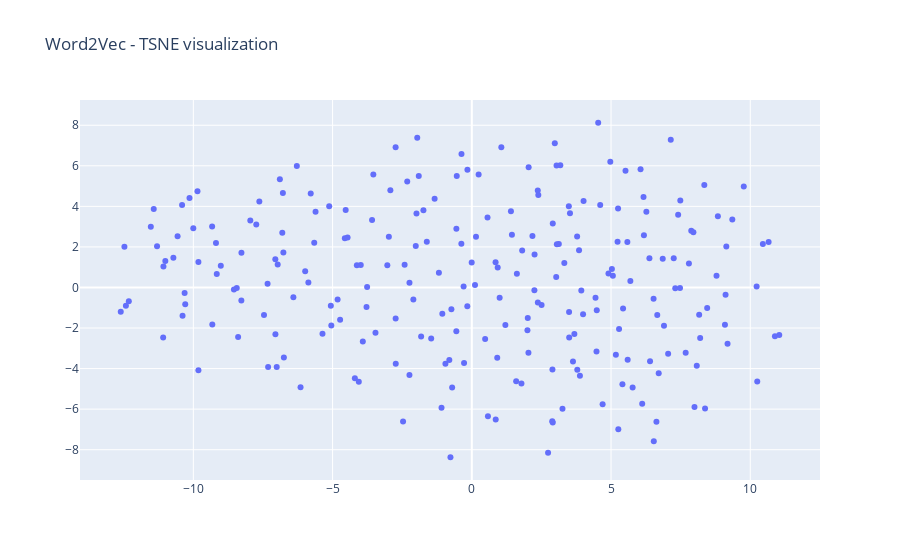

The cell this chart's notebook holds for it:
### Code cell
from sklearn.manifold import TSNE
import numpy as np
def reduce_dimensions(model):
    num_components = 2  # number of dimensions to keep after compression

    # extract vocabulary from model and vectors in order to associate them in the graph
    vectors = np.asarray(model.wv.vectors)
    labels = np.asarray(model.wv.index_to_key)  

    # apply TSNE 
    tsne = TSNE(n_components=num_components, random_state=0)
    vectors = tsne.fit_transform(vectors)

    x_vals = [v[0] for v in vectors]
    y_vals = [v[1] for v in vectors]
    return x_vals, y_vals, labels


def plot_embeddings(x_vals, y_vals, labels):
    import plotly.graph_objs as go
    fig = go.Figure()
    trace = go.Scatter(x=x_vals, y=y_vals, mode='markers', text=labels)
    fig.add_trace(trace)
    fig.update_layout(title="Word2Vec - TSNE visualization")
    fig.show()
    return fig


x_vals, y_vals, labels = reduce_dimensions(w2v_model)

plot = plot_embeddings(x_vals, y_vals, labels)

### Figure 1 — Plotly figure (JSON) as saved in the notebook; plotly's stock layout.template omitted (floating-point values rounded to 4 significant figures; data arrays with more than 128 entries replaced by an {"elided": "..."} marker saying what was removed)
{"data": [{"mode": "markers", "text": {"elided": "236 str values"}, "type": "scatter", "x": {"elided": "236 float values"}, "y": {"elided": "236 float values"}}], "layout": {"title": {"text": "Word2Vec - TSNE visualization"}}}
